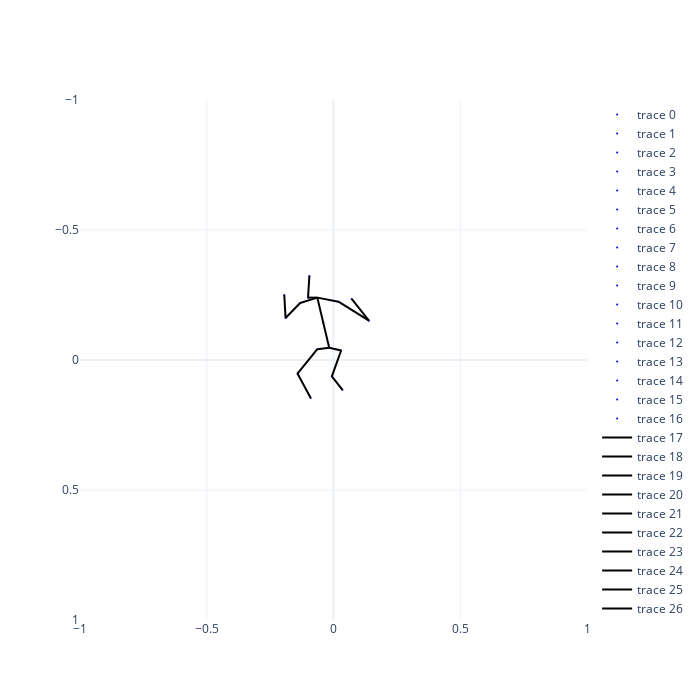

Notebook code for this chart:
### Code cell
# 2d input
aihub_2d = copy.deepcopy(input)
# 2d skeleton
pos = copy.deepcopy(aihub_2d)
points_aihub_2d = {}
for i, p in enumerate(pos):
    p = np.append(p, 0.0)
    #print(i, h36m_keypoints[i], p)
    points_aihub_2d[h36m_keypoints[i]] = p
pos_vector = pos.reshape(-1) # (51,)
total_min, total_max = pos_vector.min(), pos_vector.max()
print("total min: ", total_min,
      "total max: ", total_max)

draw_skeleton_2d(points_aihub_2d, h36m_connections)

### Figure 1 — Plotly figure (JSON) as saved in the notebook; plotly's stock layout.template omitted (floating-point values rounded to 4 significant figures)
{"data": [{"marker": {"color": "blue", "size": 2}, "mode": "markers", "type": "scatter", "x": [-0.01688], "y": [-0.04687]}, {"marker": {"color": "blue", "size": 2}, "mode": "markers", "type": "scatter", "x": [-0.06383], "y": [-0.04165]}, {"marker": {"color": "blue", "size": 2}, "mode": "markers", "type": "scatter", "x": [-0.1421], "y": [0.05225]}, {"marker": {"color": "blue", "size": 2}, "mode": "markers", "type": "scatter", "x": [-0.08991], "y": [0.1462]}, {"marker": {"color": "blue", "size": 2}, "mode": "markers", "type": "scatter", "x": [0.03008], "y": [-0.03644]}, {"marker": {"color": "blue", "size": 2}, "mode": "markers", "type": "scatter", "x": [-0.006442], "y": [0.06268]}, {"marker": {"color": "blue", "size": 2}, "mode": "markers", "type": "scatter", "x": [0.03529], "y": [0.1149]}, {"marker": {"color": "blue", "size": 2}, "mode": "markers", "type": "scatter", "x": [-0.04035], "y": [-0.1434]}, {"marker": {"color": "blue", "size": 2}, "mode": "markers", "type": "scatter", "x": [-0.06383], "y": [-0.2399]}, {"marker": {"color": "blue", "size": 2}, "mode": "markers", "type": "scatter", "x": [-0.1003], "y": [-0.2399]}, {"marker": {"color": "blue", "size": 2}, "mode": "markers", "type": "scatter", "x": [-0.09513], "y": [-0.3234]}, {"marker": {"color": "blue", "size": 2}, "mode": "markers", "type": "scatter", "x": [0.01964], "y": [-0.2242]}, {"marker": {"color": "blue", "size": 2}, "mode": "markers", "type": "scatter", "x": [0.1396], "y": [-0.1512]}, {"marker": {"color": "blue", "size": 2}, "mode": "markers", "type": "scatter", "x": [0.07181], "y": [-0.2347]}, {"marker": {"color": "blue", "size": 2}, "mode": "markers", "type": "scatter", "x": [-0.1316], "y": [-0.219]}, {"marker": {"color": "blue", "size": 2}, "mode": "markers", "type": "scatter", "x": [-0.189], "y": [-0.1616]}, {"marker": {"color": "blue", "size": 2}, "mode": "markers", "type": "scatter", "x": [-0.1942], "y": [-0.2503]}, {"line": {"color": "black"}, "mode": "lines", "type": "scatter", "x": [-0.01688, -0.06383], "y": [-0.04687, -0.04165]}, {"line": {"color": "black"}, "mode": "lines", "type": "scatter", "x": [-0.01688, 0.03008], "y": [-0.04687, -0.03644]}, {"line": {"color": "black"}, "mode": "lines", "type": "scatter", "x": [-0.01688, -0.04035], "y": [-0.04687, -0.1434]}, {"line": {"color": "black"}, "mode": "lines", "type": "scatter", "x": [-0.06383, -0.1421], "y": [-0.04165, 0.05225]}, {"line": {"color": "black"}, "mode": "lines", "type": "scatter", "x": [-0.1421, -0.08991], "y": [0.05225, 0.1462]}, {"line": {"color": "black"}, "mode": "lines", "type": "scatter", "x": [0.03008, -0.006442], "y": [-0.03644, 0.06268]}, {"line": {"color": "black"}, "mode": "lines", "type": "scatter", "x": [-0.006442, 0.03529], "y": [0.06268, 0.1149]}, {"line": {"color": "black"}, "mode": "lines", "type": "scatter", "x": [-0.04035, -0.06383], "y": [-0.1434, -0.2399]}, {"line": {"color": "black"}, "mode": "lines", "type": "scatter", "x": [-0.06383, -0.1003], "y": [-0.2399, -0.2399]}, {"line": {"color": "black"}, "mode": "lines", "type": "scatter", "x": [-0.1003, -0.09513], "y": [-0.2399, -0.3234]}, {"line": {"color": "black"}, "mode": "lines", "type": "scatter", "x": [-0.06383, -0.1316], "y": [-0.2399, -0.219]}, {"line": {"color": "black"}, "mode": "lines", "type": "scatter", "x": [-0.1316, -0.189], "y": [-0.219, -0.1616]}, {"line": {"color": "black"}, "mode": "lines", "type": "scatter", "x": [-0.189, -0.1942], "y": [-0.1616, -0.2503]}, {"line": {"color": "black"}, "mode": "lines", "type": "scatter", "x": [-0.06383, 0.01964], "y": [-0.2399, -0.2242]}, {"line": {"color": "black"}, "mode": "lines", "type": "scatter", "x": [0.01964, 0.1396], "y": [-0.2242, -0.1512]}, {"line": {"color": "black"}, "mode": "lines", "type": "scatter", "x": [0.1396, 0.07181], "y": [-0.1512, -0.2347]}], "layout": {"height": 700, "width": 700, "xaxis": {"range": [-1, 1]}, "yaxis": {"range": [1, -1]}}}
